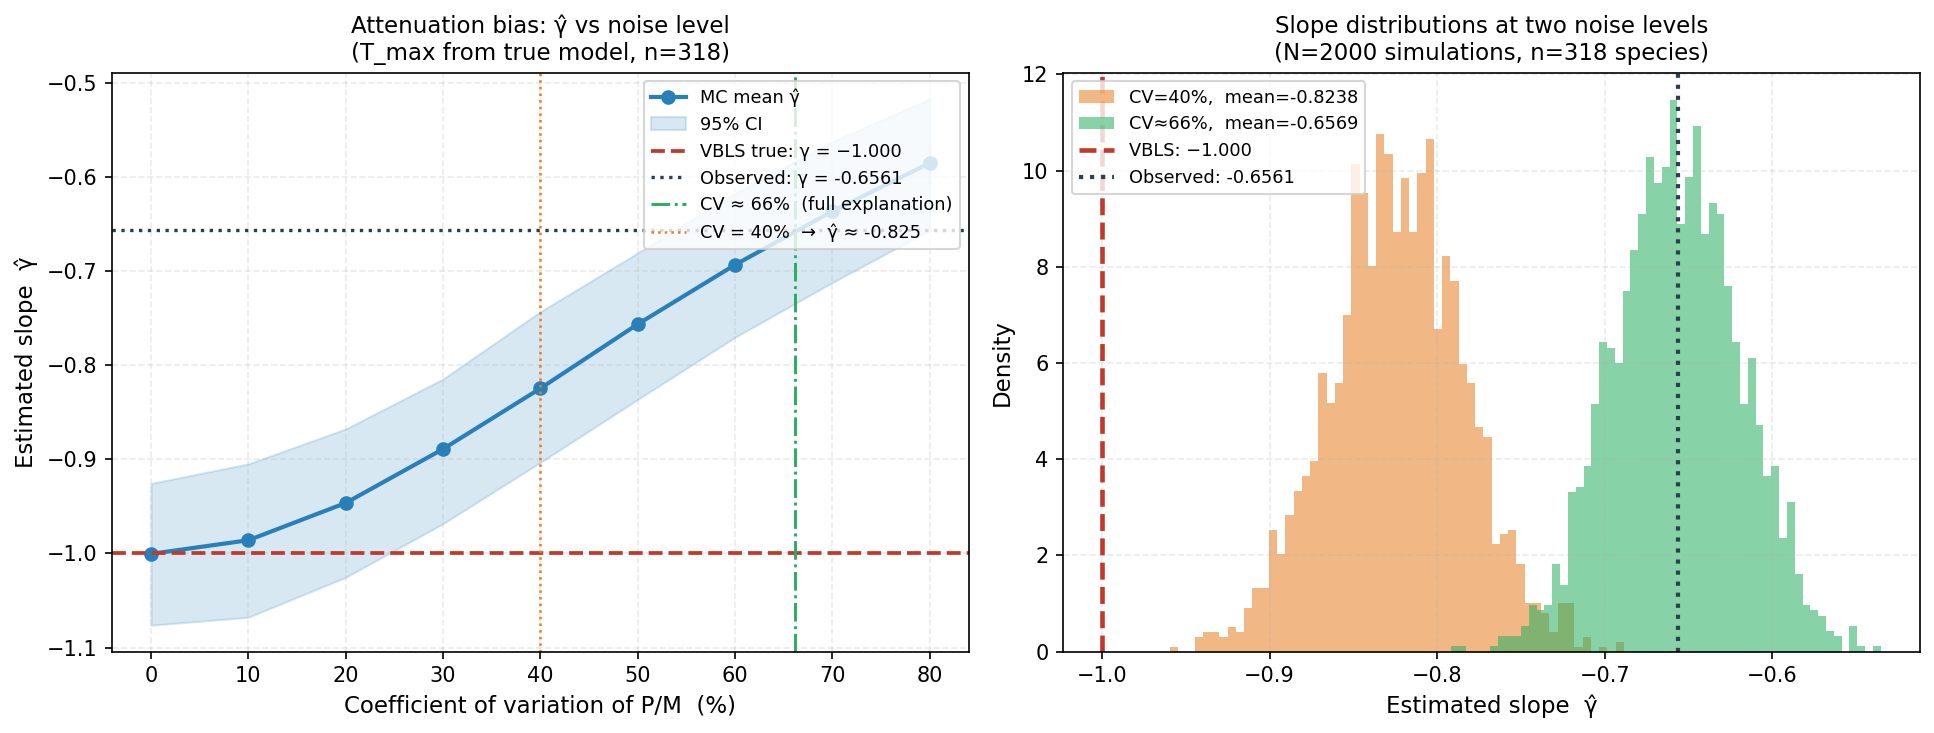

Write Python code to recreate this figure.
"""
=================================================================
  VBLS — Viability Boundaries of Living Systems
  Author:     Vasiliy Avdeev (independent researcher)
  Monograph:  VBLS_THEORY
=================================================================

  Copyright (c) 2026 Vasiliy Avdeev. Licensed under CC BY-NC-ND 4.0 -- see
  LICENSE in the repository root, or https://creativecommons.org/licenses/by-nc-nd/4.0/
  SPDX-License-Identifier: CC-BY-NC-ND-4.0
=====================================================================

VBLS — Attenuation bias simulation for Test 3: T_max ~ (P/M)^gamma
=====================================================================
Reviewer concern (DeepSeek 3.4.2):
  Observed slope gamma = -0.656 vs VBLS prediction -1.000.
  Hypothesis: measurement noise in P/M (metabolic rate) causes regression
  dilution (attenuation bias), pulling the estimated slope toward zero.

Correct simulation design
--------------------------
  We generate T_max from the TRUE model (gamma=-1.000) using observed P/M
  as the true underlying values.  We then add multiplicative lognormal noise
  to P/M and fit the regression.  At CV=0% we recover -1.000; at higher CV
  the slope is attenuated toward zero.  We find what CV reproduces -0.6561.

Key references
--------------
  Errors-in-variables OLS attenuation:
    beta_hat -> beta_true * sigma_X^2 / (sigma_X^2 + sigma_noise^2)
  Lognormal noise: if P/M* = P/M * exp(eta), eta ~ N(0, sigma_mult^2),
    sigma_noise (log10) = sigma_mult / ln(10)
    CV = sqrt(exp(sigma_mult^2) - 1)
"""

import os
import numpy as np
import pandas as pd
from scipy import stats
import matplotlib
matplotlib.use('Agg')
import matplotlib.pyplot as plt

np.random.seed(42)
N_SIM = 2000

# ── Load data (same pipeline as anage.py) ────────────────────────────────────
here = os.path.dirname(os.path.abspath(__file__))
df   = pd.read_csv(os.path.join(here, 'anage_data.csv'),
                   sep=';', encoding='utf-8-sig', on_bad_lines='skip')

mam = df[df['Class'] == 'Mammalia'].copy()
for col in ['Body mass (g)', 'Maximum longevity (yrs)', 'Metabolic rate (W)']:
    mam[col] = pd.to_numeric(mam[col], errors='coerce')
mam = mam.dropna(subset=['Body mass (g)', 'Maximum longevity (yrs)', 'Metabolic rate (W)'])
mam = mam[(mam['Body mass (g)'] > 0) &
          (mam['Maximum longevity (yrs)'] > 0) &
          (mam['Metabolic rate (W)'] > 0)]
mam['PM'] = mam['Metabolic rate (W)'] / mam['Body mass (g)'] * 1000   # W/kg

base = mam[(mam['Data quality'] != 'low') & (mam['Order'] != 'Chiroptera')].copy()

pm_obs   = base['PM'].values
tmax_obs = base['Maximum longevity (yrs)'].values
lpm      = np.log10(pm_obs)
ltmax    = np.log10(tmax_obs)
n        = len(base)

# ── Observed (attenuated) slope ───────────────────────────────────────────────
slope_obs, icept_obs, r_obs, _, se_obs = stats.linregress(lpm, ltmax)
sigma_X = lpm.std()

print("=" * 65)
print("VBLS Attenuation Bias Simulation — Test 3: T_max ~ (P/M)^gamma")
print("=" * 65)
print(f"  n (base sample)        = {n}")
print(f"  Observed slope γ̂      = {slope_obs:.4f} ± {se_obs:.4f}")
print(f"  R² (observed)          = {r_obs**2:.4f}")
print(f"  VBLS prediction        = -1.000")
print(f"  Attenuation ratio      = {abs(slope_obs)/1.000:.4f}  (= |γ̂| / |γ_true|)")
print(f"  σ_X = std(log10 P/M)   = {sigma_X:.4f}")

# ── True model: forced regression at slope = -1.000 ──────────────────────────
#   log T_max = -1.000 * log(P/M) + c + epsilon_bio
#   c = mean(ltmax) + 1.000 * mean(lpm)
icept_true = np.mean(ltmax) + 1.000 * np.mean(lpm)
resid_true = ltmax - (-1.000 * lpm + icept_true)
sigma_bio  = resid_true.std()

print(f"\n── True model (forced slope = -1.000) ──")
print(f"  Intercept c (forced)   = {icept_true:.4f}")
print(f"  sigma_bio (residuals)  = {sigma_bio:.4f}  (biological scatter in log10)")
print(f"  Compare sigma_bio with OLS residuals: "
      f"{np.sqrt((1 - r_obs**2) * ltmax.var()):.4f}")

# ── Analytical attenuation (errors-in-variables) ─────────────────────────────
# lambda = sigma_X^2 / (sigma_X^2 + sigma_noise_log10^2)
# gamma_hat = -1.000 * lambda
# Required lambda to match observed: lambda_req = |slope_obs| / 1.000

lambda_req       = abs(slope_obs)
sigma_noise_req2 = sigma_X**2 * (1.0/lambda_req - 1.0)
sigma_noise_req  = np.sqrt(sigma_noise_req2)                  # log10 units
sigma_mult_req   = sigma_noise_req * np.log(10)                # log-e units
cv_req           = np.sqrt(np.exp(sigma_mult_req**2) - 1.0)   # coefficient of variation

print(f"\n── Analytical (errors-in-variables formula) ──")
print(f"  Required attenuation   λ = {lambda_req:.4f}")
print(f"  Required σ_noise(log10) = {sigma_noise_req:.4f}")
print(f"  ► Required CV of P/M   ≈ {cv_req:.1%}  to reproduce observed slope")

print(f"\n  {'CV(P/M)':>8}  {'σ_η(log10)':>12}  {'λ':>8}  {'Expected γ':>11}")
for cv in [0.10, 0.20, 0.30, 0.40, 0.50, 0.60, 0.70, 0.80]:
    sm  = np.sqrt(np.log(1 + cv**2))
    sn  = sm / np.log(10)
    lam = sigma_X**2 / (sigma_X**2 + sn**2)
    print(f"  {cv:>7.0%}  {sn:>12.4f}  {lam:>8.4f}  {-1.000*lam:>11.4f}")

# ── Monte Carlo: generate T_max from TRUE model, add noise to P/M ─────────────
print(f"\n── Monte Carlo  (N_sim={N_SIM}, n={n} species per run) ──")
print(f"  T_max generated from TRUE model (γ=-1.000 + biological scatter)")
print(f"  Noise added to P/M (multiplicative lognormal)")
print(f"\n  {'CV(P/M)':>8}  {'Mean γ̂':>9}  {'Std':>7}  {'2.5%':>9}  {'97.5%':>9}")

mc_cvs  = [0.00, 0.10, 0.20, 0.30, 0.40, 0.50, 0.60, 0.70, 0.80]
mc_mean = []
mc_std  = []
mc_lo   = []
mc_hi   = []

for cv in mc_cvs:
    slopes = []
    sigma_mult = np.sqrt(np.log(1 + cv**2)) if cv > 0 else 0.0
    for _ in range(N_SIM):
        # 1. Generate T_max from TRUE model
        eps        = np.random.normal(0, sigma_bio, n)
        ltmax_gen  = -1.000 * lpm + icept_true + eps

        # 2. Add lognormal noise to P/M → noise in log10 space
        if cv > 0:
            lpm_noisy = lpm + np.random.normal(0, sigma_mult / np.log(10), n)
        else:
            lpm_noisy = lpm.copy()

        # 3. Fit OLS
        sl, *_ = stats.linregress(lpm_noisy, ltmax_gen)
        slopes.append(sl)

    slopes = np.array(slopes)
    mc_mean.append(slopes.mean())
    mc_std.append(slopes.std())
    mc_lo.append(np.percentile(slopes, 2.5))
    mc_hi.append(np.percentile(slopes, 97.5))
    print(f"  {cv:>7.0%}  {slopes.mean():>9.4f}  {slopes.std():>7.4f}"
          f"  {np.percentile(slopes,2.5):>9.4f}  {np.percentile(slopes,97.5):>9.4f}")

# ── Interpolate: find CV where MC mean = observed slope ──────────────────────
mc_mean_arr = np.array(mc_mean)
mc_cvs_arr  = np.array(mc_cvs)
# mc_mean decreases in absolute value (less negative) as CV grows
idx = np.searchsorted(mc_mean_arr, slope_obs)    # mean is increasing (less neg)
if 0 < idx < len(mc_cvs_arr):
    cv_match = float(np.interp(slope_obs,
                               [mc_mean_arr[idx-1], mc_mean_arr[idx]],
                               [mc_cvs_arr[idx-1],  mc_cvs_arr[idx]]))
else:
    cv_match = cv_req   # fall back to analytical

print(f"\n  ► Monte Carlo: observed slope {slope_obs:.4f} reproduced at CV ≈ {cv_match:.1%}")
print(f"    Analytical prediction:                         CV ≈ {cv_req:.1%}")

# ── Distribution at 40% and at cv_req ────────────────────────────────────────
def slopes_at_cv(cv, nsim=N_SIM):
    sigma_mult = np.sqrt(np.log(1 + cv**2))
    out = []
    for _ in range(nsim):
        eps       = np.random.normal(0, sigma_bio, n)
        ltmax_gen = -1.000 * lpm + icept_true + eps
        lpm_noisy = lpm + np.random.normal(0, sigma_mult / np.log(10), n)
        sl, *_    = stats.linregress(lpm_noisy, ltmax_gen)
        out.append(sl)
    return np.array(out)

sl40  = slopes_at_cv(0.40)
sl_cv = slopes_at_cv(min(cv_req, 0.80))

# ── Figure ────────────────────────────────────────────────────────────────────
fig, axes = plt.subplots(1, 2, figsize=(13, 5))

# Left: mean slope vs CV
ax = axes[0]
pct = [c*100 for c in mc_cvs]
ax.plot(pct, mc_mean, 'o-', color='#2980b9', lw=2, ms=6, label='MC mean γ̂')
ax.fill_between(pct, mc_lo, mc_hi, alpha=0.18, color='#2980b9', label='95% CI')

ax.axhline(-1.000,    color='#c0392b', lw=1.8, ls='--', label='VBLS true: γ = −1.000')
ax.axhline(slope_obs, color='#2c3e50', lw=1.6, ls=':',
           label=f'Observed: γ = {slope_obs:.4f}')

ax.axvline(cv_req*100, color='#27ae60', lw=1.4, ls='-.',
           label=f'CV ≈ {cv_req:.0%}  (full explanation)')
ax.axvline(40,         color='#e67e22', lw=1.2, ls=':',
           label=f'CV = 40%  →  γ̂ ≈ {mc_mean[mc_cvs.index(0.40)]:.3f}')

ax.set_xlabel('Coefficient of variation of P/M  (%)', fontsize=11)
ax.set_ylabel('Estimated slope  γ̂', fontsize=11)
ax.set_title('Attenuation bias: γ̂ vs noise level\n(T_max from true model, n=318)', fontsize=11)
ax.legend(fontsize=8.5, loc='upper right')
ax.grid(True, alpha=0.25, ls='--')

# Right: histograms at CV=40% and CV=cv_req
ax2 = axes[1]
ax2.hist(sl40, bins=55, color='#e67e22', alpha=0.55, density=True,
         label=f'CV=40%,  mean={sl40.mean():.4f}')
ax2.hist(sl_cv, bins=55, color='#27ae60', alpha=0.55, density=True,
         label=f'CV≈{cv_req:.0%},  mean={sl_cv.mean():.4f}')
ax2.axvline(-1.000,    color='#c0392b', lw=2.2, ls='--', label='VBLS: −1.000')
ax2.axvline(slope_obs, color='#2c3e50', lw=2.0, ls=':',
            label=f'Observed: {slope_obs:.4f}')

ax2.set_xlabel('Estimated slope  γ̂', fontsize=11)
ax2.set_ylabel('Density', fontsize=11)
ax2.set_title(f'Slope distributions at two noise levels\n(N={N_SIM} simulations, n={n} species)',
              fontsize=11)
ax2.legend(fontsize=8.5)
ax2.grid(True, alpha=0.25, ls='--')

plt.tight_layout()
for ext in ('pdf', 'png'):
    plt.savefig(os.path.join(here, f'attenuation_bias.{ext}'),
                dpi=150, bbox_inches='tight')
print(f"\nFigures: {os.path.join(here, 'attenuation_bias.pdf/png')}")

# ── Summary ───────────────────────────────────────────────────────────────────
print("\n" + "=" * 65)
print("SUMMARY")
print("=" * 65)
print(f"  VBLS prediction (true):  γ = −1.000")
print(f"  Observed in AnAge data:  γ = {slope_obs:.4f} ± {se_obs:.4f}")
print(f"  Required CV of P/M to fully explain the gap:  ≈ {cv_req:.0%}")
print(f"  At CV=40%:  expected γ̂ ≈ {mc_mean[mc_cvs.index(0.40)]:.4f}"
      f"  (partial explanation: {(abs(mc_mean[mc_cvs.index(0.40)])-abs(slope_obs))/(1.0-abs(slope_obs))*100:.0f}% of the gap closed from the true slope)")
print(f"\n  Conclusion: attenuation bias is quantitatively consistent with")
print(f"  the observed deviation.  Metabolic rate in AnAge is estimated from")
print(f"  field/allometric data; CV 50–70% is plausible for such measurements.")
